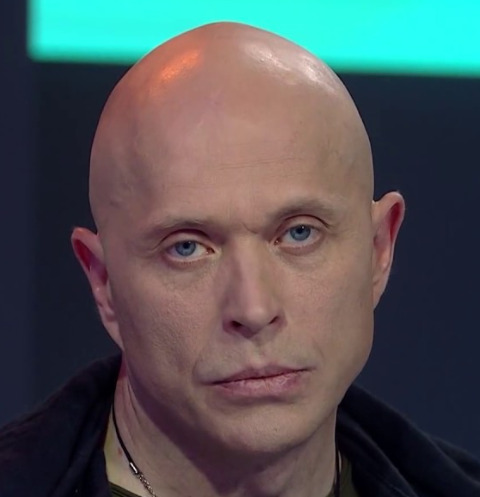
#> input picture test.jpg, 480 x 497 px
$ python main.py
#> lines starting #> are read from the running program, lines starting #| are printed output that depends on the picture
import cv2
import numpy as np


def sort_pixels(image_path):
    # Read the image
#> called with image_path = 'test.jpg'
    img = cv2.imread(image_path)
#> img is the input picture: shape (497, 480, 3); mean B, G, R 86.9, 84.9, 79.8

    # Get image dimensions
    height, width = img.shape[:2]
#> height = 497; width = 480

    # Convert image to grayscale for brightness calculation
    gray = cv2.cvtColor(img, cv2.COLOR_BGR2GRAY)
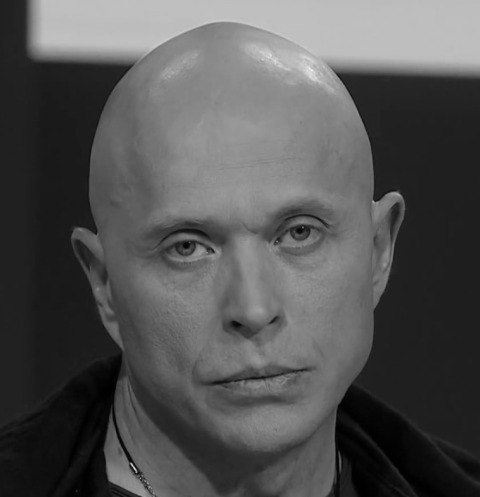
#> gray: shape (497, 480); min 0, max 238, mean 83.6

    # Create a copy of the original image for sorting
    sorted_img = img.copy()

    # Flatten the image and grayscale arrays
    flat_img = img.reshape(-1, 3)  # RGB values
    flat_gray = gray.reshape(-1)  # Brightness values

    # Sort pixels by brightness (from darkest to brightest)
    sorted_indices = np.argsort(flat_gray)
    sorted_pixels = flat_img[sorted_indices]

    # Reshape back to original dimensions
    sorted_img = sorted_pixels.reshape(height, width, 3)
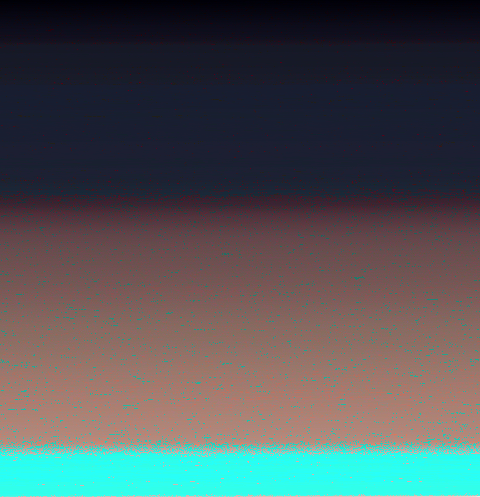
#> sorted_img: shape (497, 480, 3); mean of channels 0, 1, 2 86.9, 84.9, 79.8; drawn as B, G, R

    # Create side-by-side comparison
    comparison = np.hstack((img, sorted_img))
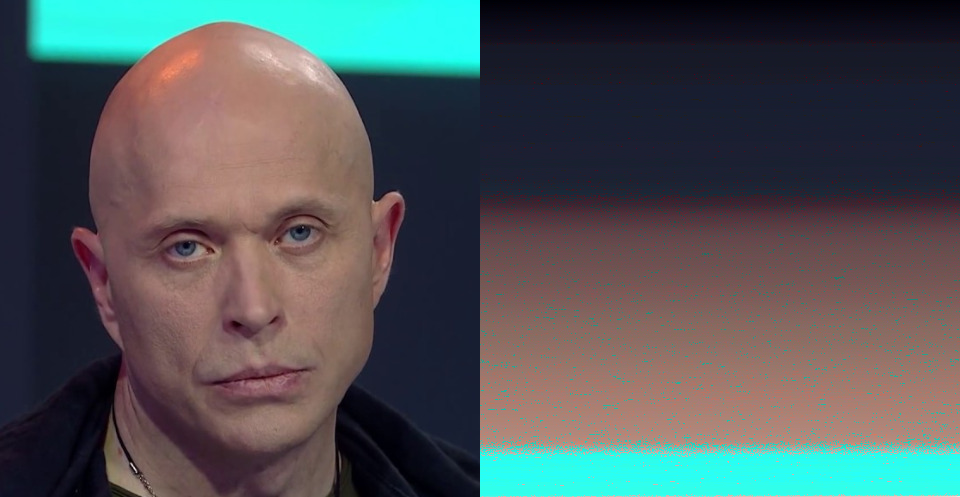
#> comparison: shape (497, 960, 3); mean B, G, R 86.9, 84.9, 79.8

    # Add labels
    label_height = 30
    white = (255, 255, 255)
    labeled_comparison = cv2.copyMakeBorder(comparison, label_height, 0, 0, 0,
                                            cv2.BORDER_CONSTANT, value=(0, 0, 0))
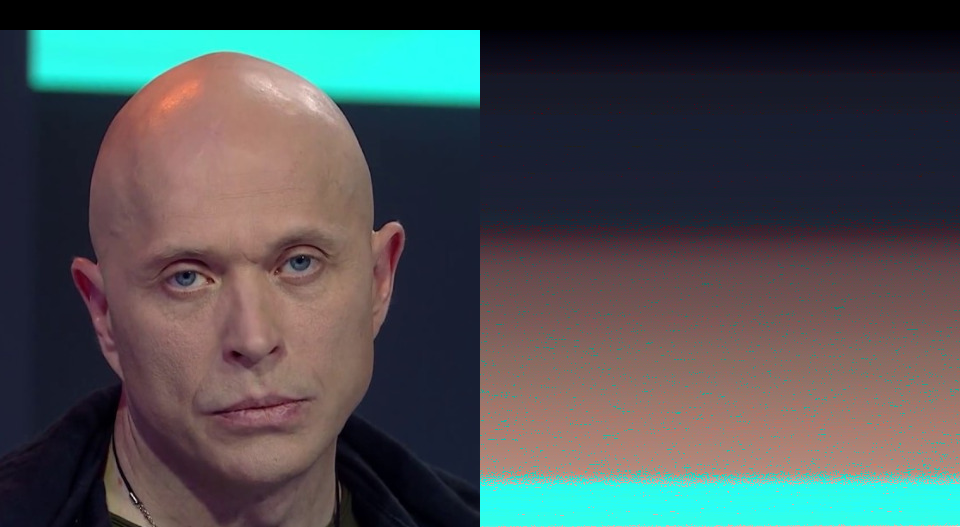
#> labeled_comparison: shape (527, 960, 3); mean B, G, R 81.9, 80, 75.3

    # Add text labels
    font = cv2.FONT_HERSHEY_SIMPLEX
    cv2.putText(labeled_comparison, 'Original', (width // 4, 20), font,
                0.7, white, 2)
    cv2.putText(labeled_comparison, 'Sorted by Brightness', (width + width // 4, 20),
                font, 0.7, white, 2)
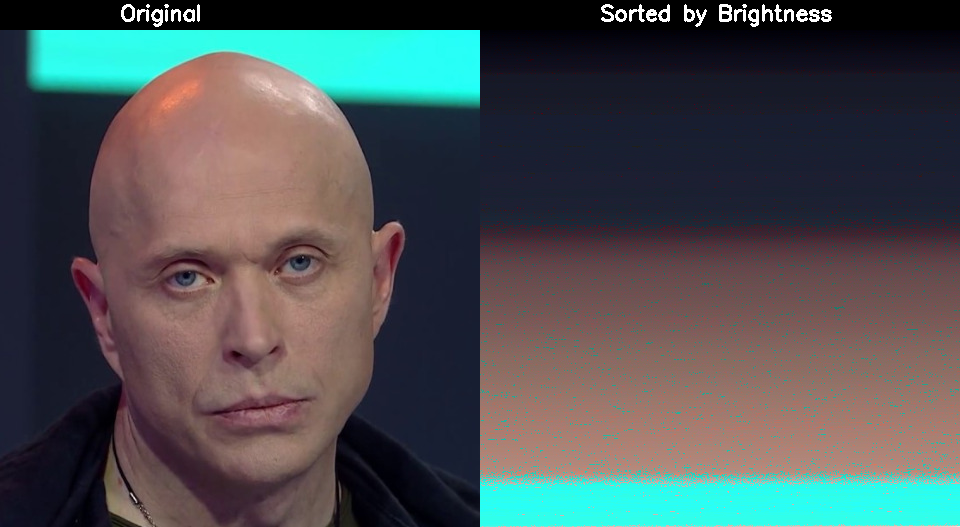
#> labeled_comparison: shape (527, 960, 3); mean B, G, R 83.1, 81.2, 76.5

    return labeled_comparison


# Example usage
if __name__ == "__main__":
    # Replace with your image path
    image_path = "test.jpg"

    # Process the image
    result = sort_pixels(image_path)

    # Display the result
    cv2.imshow('Pixel Sorting Result', result)
    cv2.waitKey(0)
    cv2.destroyAllWindows()

    # Optionally save the result
    cv2.imwrite('sorted_result.jpg', result)
